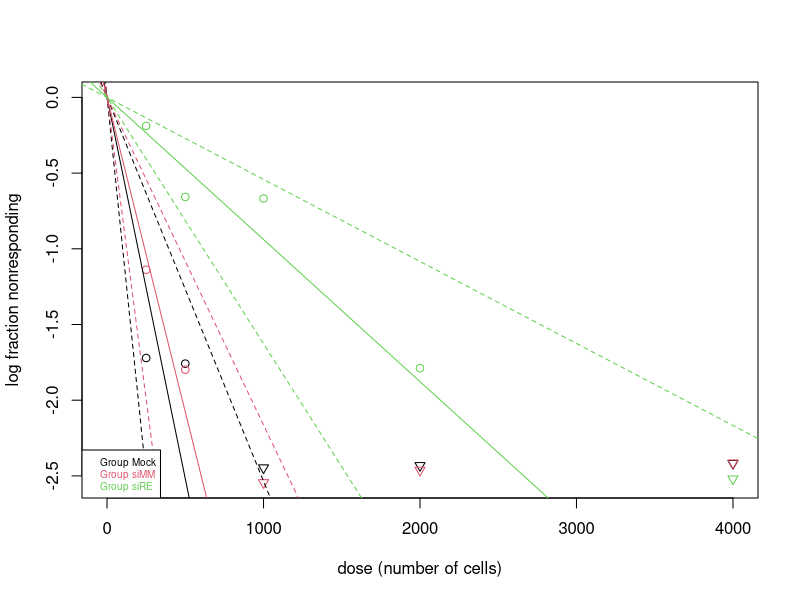
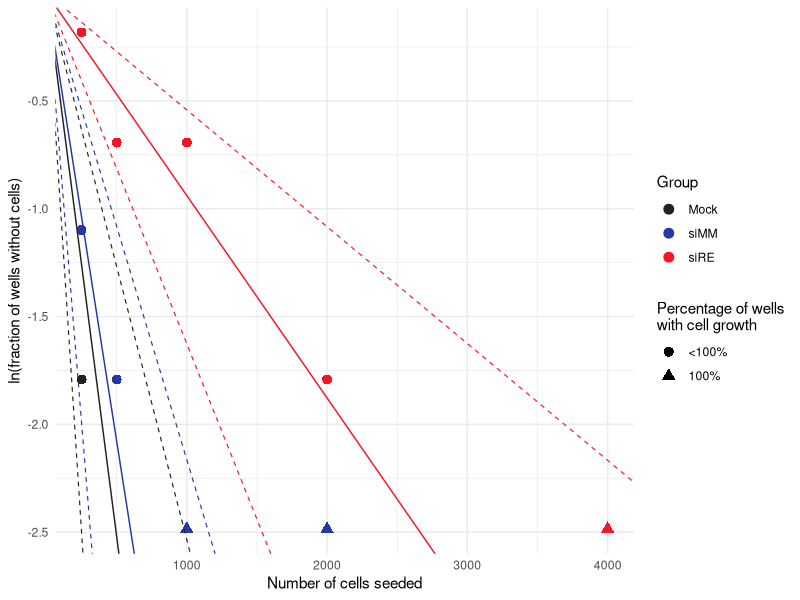

Reproduce these figures in R, in order.
library(statmod)
library(tidyverse)

palette <- c('#222222', '#2538a5', '#f41626')

set.seed(42)

##### directory for output files, replace with your path
wd <- 'C:/polina/analysis/pderevianko/runx1-runx1t1-kd-aml/ELDA/out/'

# 1. Submit the data ===========================================================

##### number of positive cases out of tested trials
response <- c(6,6,6,6,6,5,6,6,3,5,5,3,5,4,1)

##### expected number of cells in assay
dose <- c(4000,4000,4000,2000,2000,2000,1000,1000,1000,500,500,500,250,250,250)

##### number of trials at each dose
tested <- rep(6, length(response))

##### to which experimental condition the responses belong
group <- rep(c('Mock', 'siMM', 'siRE'), length(unique(dose)))

# 2. Perform the ELDA ==========================================================
res <- elda(
  response = response,
  dose = dose,
  tested = tested,
  group = group,
  observed = TRUE,
  confidence = 0.95,
  test.unit.slope = TRUE
)

plot(res)

# 3. Plot ======================================================================

## 3.1. Make the necessary dataframes for ggplot2 ------------------------------
df <- data.frame(
  dose = res$dose,
  response = res$response,
  tested = res$tested,
  group = factor(res$group)
) %>%
  mutate(
    full_response = response == tested,
    adj_response = ifelse(full_response, response-0.5, response),
    log_nonres = log(1 - adj_response/tested),  
    pch_type = ifelse(full_response, "100%", "<100%")
  )

ci_df <- data.frame(
  group = levels(df$group),
  CI_lower = res$CI[, 1],
  CI_median = res$CI[, 2],
  CI_upper = res$CI[, 3]
)

## 3.2. Plot -------------------------------------------------------------------
p <- ggplot(df, 
            aes(x = dose, y = log_nonres, color = group)) +
  geom_point(aes(shape = pch_type), size = 3) +
  #scale_shape_manual(values = c(partial = 1, full = 6)) +
  labs(
    x = "Number of cells seeded",
    y = "ln(fraction of wells without cells)",
    shape = "Percentage of wells\nwith cell growth",
    color = "Group"
  ) +
  theme_minimal() +
  scale_color_manual(values = palette)

for (i in 1:nrow(ci_df)) {
  p <- p +
    geom_abline(slope = -1/ci_df$CI_median[i], intercept = 0,
                color = palette[i], size = 0.5) +
    geom_abline(slope = -1/ci_df$CI_lower[i], intercept = 0,
                linetype = "dashed", color = palette[i], linewidth = 0.4) +
    geom_abline(slope = -1/ci_df$CI_upper[i], intercept = 0,
                linetype = "dashed", color = palette[i], linewidth = 0.4)
}

pdf(paste0(wd, '010_ELDAplot.pdf'), width = 6, height = 4)
p
dev.off()
